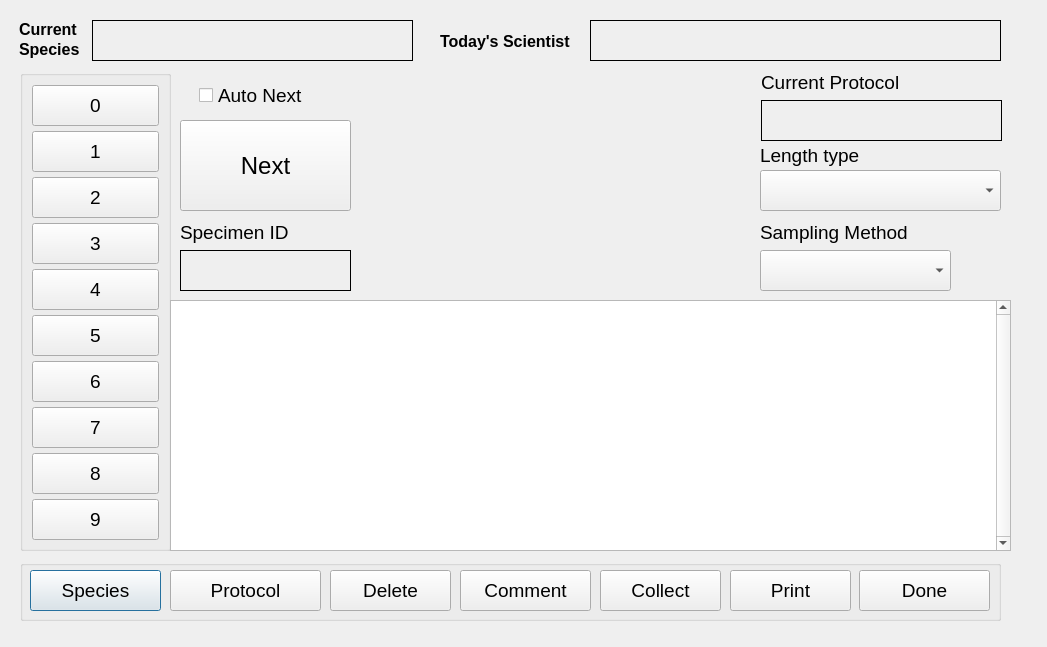
<?xml version="1.0" encoding="UTF-8"?>
<ui version="4.0">
 <class>clamsSpecimen</class>
 <widget class="QDialog" name="clamsSpecimen">
  <property name="geometry">
   <rect>
    <x>0</x>
    <y>0</y>
    <width>1047</width>
    <height>647</height>
   </rect>
  </property>
  <property name="windowTitle">
   <string>CLAMS Specimen</string>
  </property>
  <widget class="QLabel" name="label_10">
   <property name="geometry">
    <rect>
     <x>440</x>
     <y>29</y>
     <width>162</width>
     <height>24</height>
    </rect>
   </property>
   <property name="font">
    <font>
     <pointsize>12</pointsize>
     <weight>75</weight>
     <bold>true</bold>
    </font>
   </property>
   <property name="text">
    <string>Today's Scientist</string>
   </property>
  </widget>
  <widget class="QLabel" name="speciesLabel">
   <property name="geometry">
    <rect>
     <x>92</x>
     <y>20</y>
     <width>321</width>
     <height>41</height>
    </rect>
   </property>
   <property name="font">
    <font>
     <pointsize>20</pointsize>
     <weight>75</weight>
     <bold>true</bold>
    </font>
   </property>
   <property name="autoFillBackground">
    <bool>true</bool>
   </property>
   <property name="frameShape">
    <enum>QFrame::Panel</enum>
   </property>
   <property name="frameShadow">
    <enum>QFrame::Plain</enum>
   </property>
   <property name="lineWidth">
    <number>1</number>
   </property>
   <property name="text">
    <string/>
   </property>
  </widget>
  <widget class="QLabel" name="label_9">
   <property name="geometry">
    <rect>
     <x>19</x>
     <y>17</y>
     <width>150</width>
     <height>24</height>
    </rect>
   </property>
   <property name="font">
    <font>
     <pointsize>12</pointsize>
     <weight>75</weight>
     <bold>true</bold>
    </font>
   </property>
   <property name="text">
    <string>Current</string>
   </property>
  </widget>
  <widget class="QLabel" name="label_2">
   <property name="geometry">
    <rect>
     <x>19</x>
     <y>39</y>
     <width>79</width>
     <height>20</height>
    </rect>
   </property>
   <property name="font">
    <font>
     <pointsize>12</pointsize>
     <weight>75</weight>
     <bold>true</bold>
    </font>
   </property>
   <property name="text">
    <string>Species</string>
   </property>
  </widget>
  <widget class="QLabel" name="sciLabel">
   <property name="geometry">
    <rect>
     <x>590</x>
     <y>20</y>
     <width>411</width>
     <height>41</height>
    </rect>
   </property>
   <property name="font">
    <font>
     <pointsize>20</pointsize>
     <weight>75</weight>
     <bold>true</bold>
    </font>
   </property>
   <property name="autoFillBackground">
    <bool>true</bool>
   </property>
   <property name="frameShape">
    <enum>QFrame::Panel</enum>
   </property>
   <property name="frameShadow">
    <enum>QFrame::Plain</enum>
   </property>
   <property name="lineWidth">
    <number>1</number>
   </property>
   <property name="text">
    <string/>
   </property>
  </widget>
  <widget class="QGroupBox" name="bottomBox">
   <property name="geometry">
    <rect>
     <x>20</x>
     <y>560</y>
     <width>981</width>
     <height>61</height>
    </rect>
   </property>
   <property name="title">
    <string/>
   </property>
   <widget class="QPushButton" name="addspcBtn">
    <property name="geometry">
     <rect>
      <x>10</x>
      <y>10</y>
      <width>131</width>
      <height>41</height>
     </rect>
    </property>
    <property name="font">
     <font>
      <pointsize>14</pointsize>
     </font>
    </property>
    <property name="text">
     <string>Species</string>
    </property>
   </widget>
   <widget class="QPushButton" name="commentBtn">
    <property name="geometry">
     <rect>
      <x>440</x>
      <y>10</y>
      <width>131</width>
      <height>41</height>
     </rect>
    </property>
    <property name="font">
     <font>
      <pointsize>14</pointsize>
     </font>
    </property>
    <property name="text">
     <string>Comment</string>
    </property>
   </widget>
   <widget class="QPushButton" name="deleteBtn">
    <property name="geometry">
     <rect>
      <x>310</x>
      <y>10</y>
      <width>121</width>
      <height>41</height>
     </rect>
    </property>
    <property name="font">
     <font>
      <pointsize>14</pointsize>
     </font>
    </property>
    <property name="text">
     <string>Delete</string>
    </property>
   </widget>
   <widget class="QPushButton" name="doneBtn">
    <property name="geometry">
     <rect>
      <x>839</x>
      <y>10</y>
      <width>131</width>
      <height>41</height>
     </rect>
    </property>
    <property name="font">
     <font>
      <pointsize>14</pointsize>
     </font>
    </property>
    <property name="text">
     <string>Done</string>
    </property>
   </widget>
   <widget class="QPushButton" name="collectBtn">
    <property name="geometry">
     <rect>
      <x>580</x>
      <y>10</y>
      <width>121</width>
      <height>41</height>
     </rect>
    </property>
    <property name="font">
     <font>
      <pointsize>14</pointsize>
     </font>
    </property>
    <property name="text">
     <string>Collect</string>
    </property>
   </widget>
   <widget class="QPushButton" name="protoBtn">
    <property name="enabled">
     <bool>true</bool>
    </property>
    <property name="geometry">
     <rect>
      <x>150</x>
      <y>10</y>
      <width>151</width>
      <height>41</height>
     </rect>
    </property>
    <property name="font">
     <font>
      <pointsize>14</pointsize>
     </font>
    </property>
    <property name="text">
     <string>Protocol</string>
    </property>
   </widget>
   <widget class="QPushButton" name="printBtn">
    <property name="geometry">
     <rect>
      <x>710</x>
      <y>10</y>
      <width>121</width>
      <height>41</height>
     </rect>
    </property>
    <property name="font">
     <font>
      <pointsize>14</pointsize>
     </font>
    </property>
    <property name="text">
     <string>Print</string>
    </property>
   </widget>
  </widget>
  <widget class="QGroupBox" name="groupBox">
   <property name="geometry">
    <rect>
     <x>20</x>
     <y>70</y>
     <width>151</width>
     <height>481</height>
    </rect>
   </property>
   <property name="title">
    <string/>
   </property>
   <layout class="QVBoxLayout" name="verticalLayout">
    <item>
     <widget class="QPushButton" name="btn_0">
      <property name="minimumSize">
       <size>
        <width>0</width>
        <height>41</height>
       </size>
      </property>
      <property name="font">
       <font>
        <pointsize>14</pointsize>
       </font>
      </property>
      <property name="text">
       <string>0</string>
      </property>
     </widget>
    </item>
    <item>
     <widget class="QPushButton" name="btn_1">
      <property name="minimumSize">
       <size>
        <width>0</width>
        <height>41</height>
       </size>
      </property>
      <property name="font">
       <font>
        <pointsize>14</pointsize>
       </font>
      </property>
      <property name="text">
       <string>1</string>
      </property>
     </widget>
    </item>
    <item>
     <widget class="QPushButton" name="btn_2">
      <property name="minimumSize">
       <size>
        <width>0</width>
        <height>41</height>
       </size>
      </property>
      <property name="font">
       <font>
        <pointsize>14</pointsize>
       </font>
      </property>
      <property name="text">
       <string>2</string>
      </property>
     </widget>
    </item>
    <item>
     <widget class="QPushButton" name="btn_3">
      <property name="minimumSize">
       <size>
        <width>0</width>
        <height>41</height>
       </size>
      </property>
      <property name="font">
       <font>
        <pointsize>14</pointsize>
       </font>
      </property>
      <property name="text">
       <string>3</string>
      </property>
     </widget>
    </item>
    <item>
     <widget class="QPushButton" name="btn_4">
      <property name="minimumSize">
       <size>
        <width>0</width>
        <height>41</height>
       </size>
      </property>
      <property name="font">
       <font>
        <pointsize>14</pointsize>
       </font>
      </property>
      <property name="text">
       <string>4</string>
      </property>
     </widget>
    </item>
    <item>
     <widget class="QPushButton" name="btn_5">
      <property name="minimumSize">
       <size>
        <width>0</width>
        <height>41</height>
       </size>
      </property>
      <property name="font">
       <font>
        <pointsize>14</pointsize>
       </font>
      </property>
      <property name="text">
       <string>5</string>
      </property>
     </widget>
    </item>
    <item>
     <widget class="QPushButton" name="btn_6">
      <property name="minimumSize">
       <size>
        <width>0</width>
        <height>41</height>
       </size>
      </property>
      <property name="font">
       <font>
        <pointsize>14</pointsize>
       </font>
      </property>
      <property name="text">
       <string>6</string>
      </property>
     </widget>
    </item>
    <item>
     <widget class="QPushButton" name="btn_7">
      <property name="minimumSize">
       <size>
        <width>0</width>
        <height>41</height>
       </size>
      </property>
      <property name="font">
       <font>
        <pointsize>14</pointsize>
       </font>
      </property>
      <property name="text">
       <string>7</string>
      </property>
     </widget>
    </item>
    <item>
     <widget class="QPushButton" name="btn_8">
      <property name="minimumSize">
       <size>
        <width>0</width>
        <height>41</height>
       </size>
      </property>
      <property name="font">
       <font>
        <pointsize>14</pointsize>
       </font>
      </property>
      <property name="text">
       <string>8</string>
      </property>
     </widget>
    </item>
    <item>
     <widget class="QPushButton" name="btn_9">
      <property name="minimumSize">
       <size>
        <width>0</width>
        <height>41</height>
       </size>
      </property>
      <property name="font">
       <font>
        <pointsize>14</pointsize>
       </font>
      </property>
      <property name="text">
       <string>9</string>
      </property>
     </widget>
    </item>
    <item>
     <spacer name="verticalSpacer">
      <property name="orientation">
       <enum>Qt::Vertical</enum>
      </property>
      <property name="sizeHint" stdset="0">
       <size>
        <width>20</width>
        <height>40</height>
       </size>
      </property>
     </spacer>
    </item>
   </layout>
  </widget>
  <widget class="QTableView" name="measureView">
   <property name="geometry">
    <rect>
     <x>170</x>
     <y>300</y>
     <width>841</width>
     <height>251</height>
    </rect>
   </property>
   <property name="font">
    <font>
     <pointsize>9</pointsize>
    </font>
   </property>
   <property name="verticalScrollBarPolicy">
    <enum>Qt::ScrollBarAlwaysOn</enum>
   </property>
   <property name="selectionMode">
    <enum>QAbstractItemView::SingleSelection</enum>
   </property>
   <property name="selectionBehavior">
    <enum>QAbstractItemView::SelectRows</enum>
   </property>
   <attribute name="verticalHeaderVisible">
    <bool>true</bool>
   </attribute>
  </widget>
  <widget class="QLabel" name="picLabel">
   <property name="geometry">
    <rect>
     <x>370</x>
     <y>80</y>
     <width>361</width>
     <height>201</height>
    </rect>
   </property>
   <property name="font">
    <font>
     <pointsize>36</pointsize>
    </font>
   </property>
   <property name="autoFillBackground">
    <bool>true</bool>
   </property>
   <property name="frameShape">
    <enum>QFrame::NoFrame</enum>
   </property>
   <property name="frameShadow">
    <enum>QFrame::Plain</enum>
   </property>
   <property name="text">
    <string/>
   </property>
  </widget>
  <widget class="QComboBox" name="samplingMethodBox">
   <property name="geometry">
    <rect>
     <x>760</x>
     <y>250</y>
     <width>191</width>
     <height>41</height>
    </rect>
   </property>
   <property name="font">
    <font>
     <pointsize>12</pointsize>
    </font>
   </property>
  </widget>
  <widget class="QLabel" name="label_3">
   <property name="geometry">
    <rect>
     <x>760</x>
     <y>220</y>
     <width>191</width>
     <height>24</height>
    </rect>
   </property>
   <property name="font">
    <font>
     <pointsize>14</pointsize>
    </font>
   </property>
   <property name="text">
    <string>Sampling Method</string>
   </property>
  </widget>
  <widget class="QLabel" name="label_5">
   <property name="geometry">
    <rect>
     <x>761</x>
     <y>70</y>
     <width>151</width>
     <height>24</height>
    </rect>
   </property>
   <property name="font">
    <font>
     <pointsize>14</pointsize>
    </font>
   </property>
   <property name="text">
    <string>Current Protocol</string>
   </property>
  </widget>
  <widget class="QLabel" name="protoLabel">
   <property name="geometry">
    <rect>
     <x>761</x>
     <y>100</y>
     <width>241</width>
     <height>41</height>
    </rect>
   </property>
   <property name="font">
    <font>
     <pointsize>12</pointsize>
    </font>
   </property>
   <property name="frameShape">
    <enum>QFrame::Box</enum>
   </property>
   <property name="text">
    <string/>
   </property>
  </widget>
  <widget class="QPushButton" name="cycleBtn">
   <property name="enabled">
    <bool>true</bool>
   </property>
   <property name="geometry">
    <rect>
     <x>180</x>
     <y>120</y>
     <width>171</width>
     <height>91</height>
    </rect>
   </property>
   <property name="font">
    <font>
     <pointsize>18</pointsize>
    </font>
   </property>
   <property name="text">
    <string>Next</string>
   </property>
   <property name="checkable">
    <bool>false</bool>
   </property>
   <property name="checked">
    <bool>false</bool>
   </property>
  </widget>
  <widget class="QCheckBox" name="autoCheck">
   <property name="geometry">
    <rect>
     <x>199</x>
     <y>80</y>
     <width>131</width>
     <height>31</height>
    </rect>
   </property>
   <property name="font">
    <font>
     <pointsize>14</pointsize>
    </font>
   </property>
   <property name="text">
    <string>Auto Next</string>
   </property>
  </widget>
  <widget class="QLabel" name="label_6">
   <property name="geometry">
    <rect>
     <x>180</x>
     <y>220</y>
     <width>171</width>
     <height>24</height>
    </rect>
   </property>
   <property name="font">
    <font>
     <pointsize>14</pointsize>
    </font>
   </property>
   <property name="text">
    <string>Specimen ID</string>
   </property>
  </widget>
  <widget class="QLabel" name="specimenLabel">
   <property name="geometry">
    <rect>
     <x>180</x>
     <y>250</y>
     <width>171</width>
     <height>41</height>
    </rect>
   </property>
   <property name="font">
    <font>
     <pointsize>20</pointsize>
     <weight>75</weight>
     <bold>true</bold>
    </font>
   </property>
   <property name="frameShape">
    <enum>QFrame::Box</enum>
   </property>
   <property name="text">
    <string/>
   </property>
  </widget>
  <widget class="QLabel" name="label">
   <property name="geometry">
    <rect>
     <x>760</x>
     <y>140</y>
     <width>111</width>
     <height>31</height>
    </rect>
   </property>
   <property name="sizePolicy">
    <sizepolicy hsizetype="Preferred" vsizetype="Minimum">
     <horstretch>0</horstretch>
     <verstretch>0</verstretch>
    </sizepolicy>
   </property>
   <property name="font">
    <font>
     <pointsize>14</pointsize>
     <weight>50</weight>
     <bold>false</bold>
    </font>
   </property>
   <property name="text">
    <string>Length type</string>
   </property>
  </widget>
  <widget class="QComboBox" name="lengthTypeBox">
   <property name="geometry">
    <rect>
     <x>760</x>
     <y>170</y>
     <width>241</width>
     <height>41</height>
    </rect>
   </property>
   <property name="font">
    <font>
     <pointsize>12</pointsize>
    </font>
   </property>
  </widget>
 </widget>
 <resources/>
 <connections/>
</ui>
